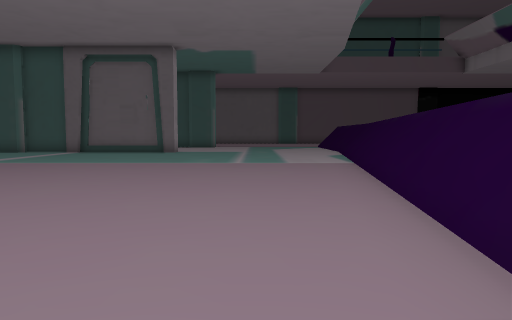
View 1 (above)

21 first-person views from a walk through a 3-D level made in the Unity game engine. The camera is 1.5 m above the floor, tilts 4° down and sees 70° across. The floor is counted in squares, 2 m on a side. Each view is taken from the middle of a square. On the plan, view 1 faces up. The plan holds only what a view shows up to about 11 squares ahead; the rest is blank. The place goes on beyond the plan. Some animated figures are not drawn.

View 2
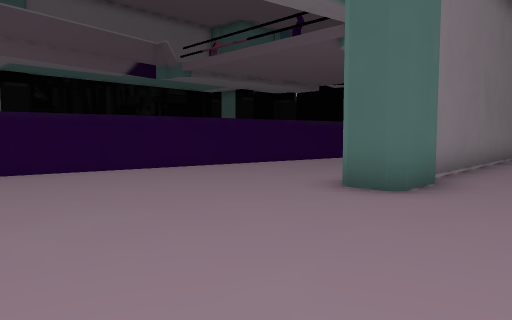

View 3
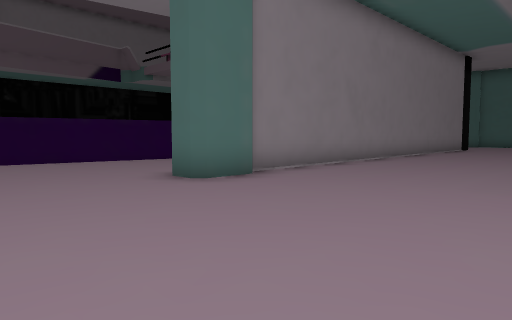

View 4
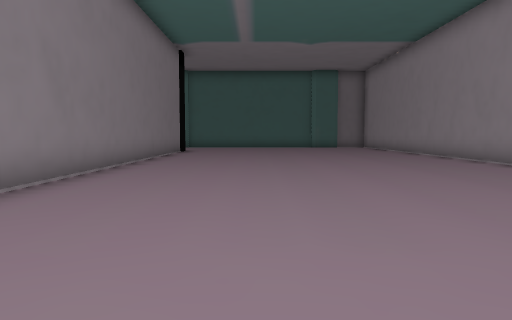

View 5
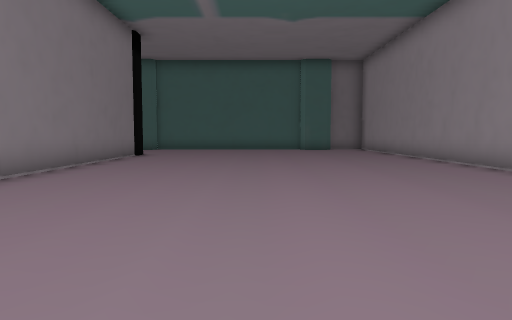

View 6
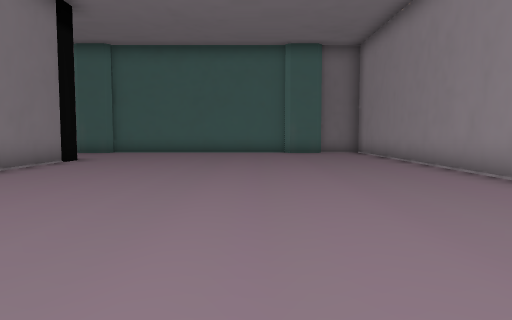

View 7
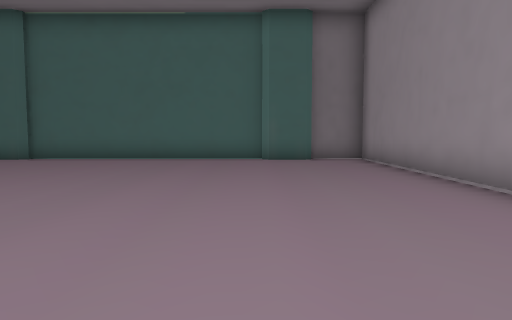

View 8
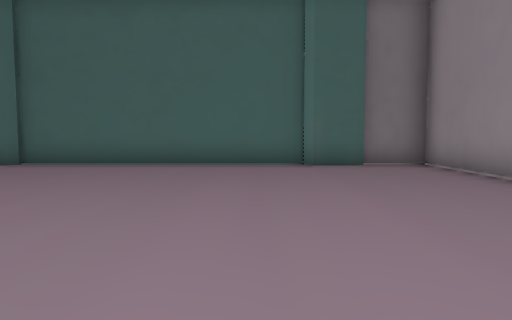

View 9
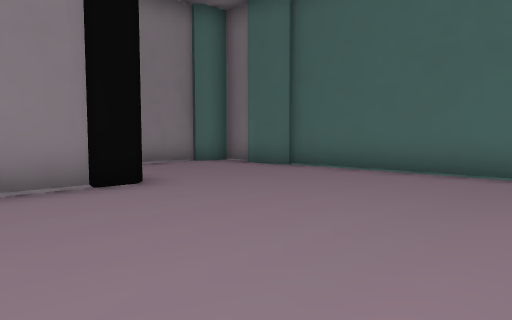

View 10
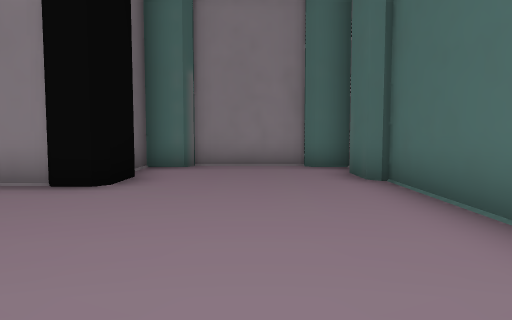

View 11
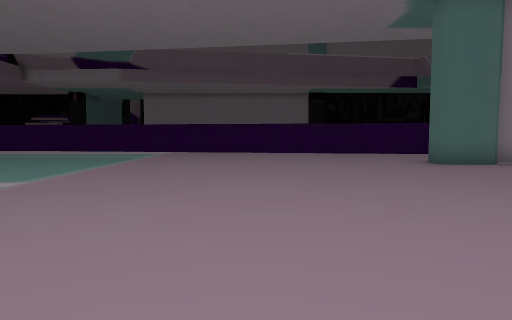

View 12
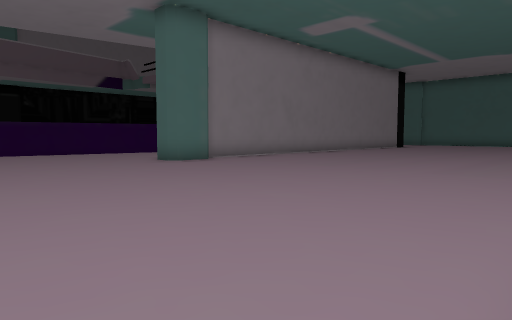

View 13
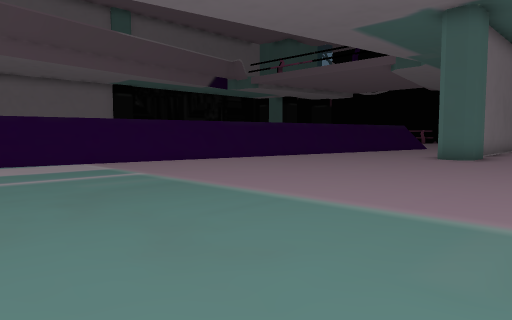

View 14
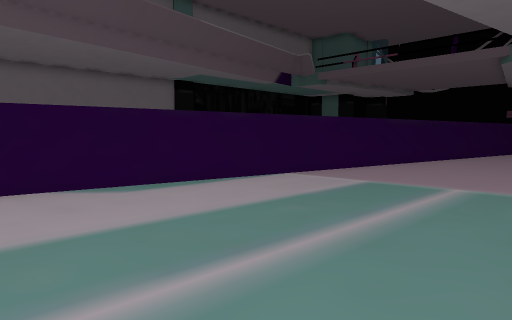

View 15
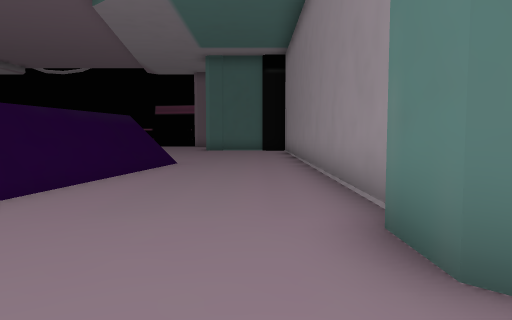

View 16
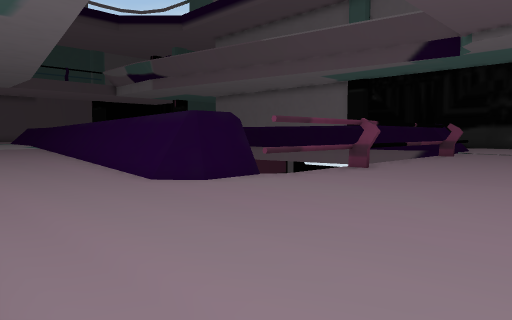

View 17
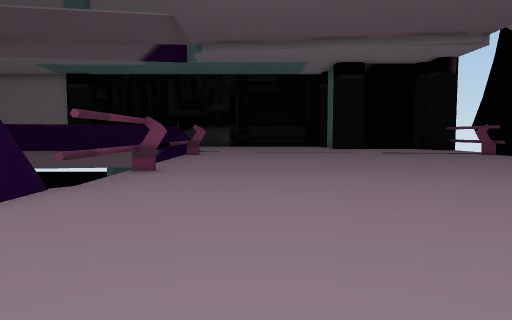

View 18
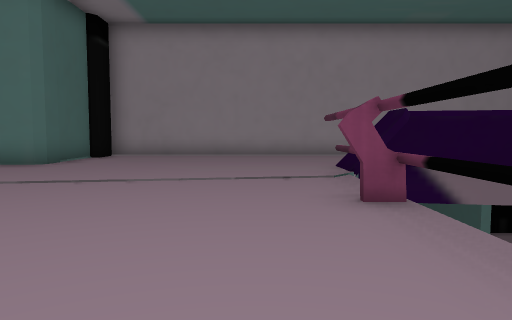

View 19
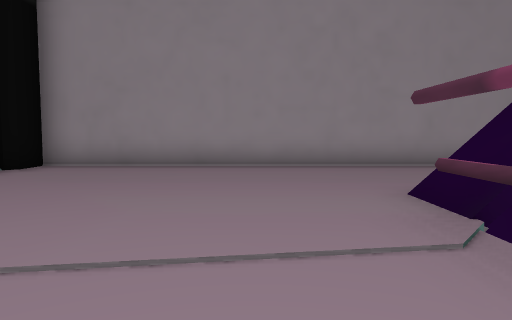

View 20
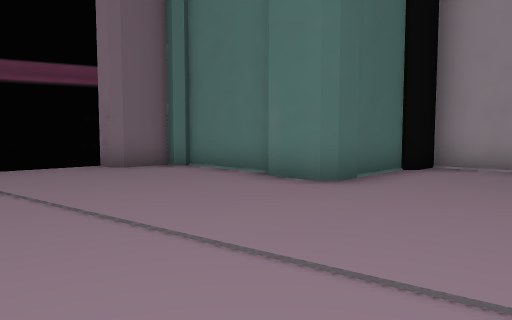

View 21
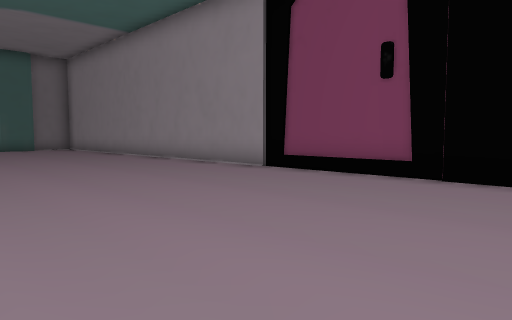

### Floor plan
Key: @ floor where view 1 was taken; # wall or solid block; x gap in a wall; . main floor; - floor 10.75 m lower than the main floor; / step, stairs or slope; = window, fence, low wall or low ledge; v drop or lower ground.
Columns run from 14 left of view 1 to 9 right of it. Each row starts with its distance up from view 1.
 15             . ..
 14              ...../
 13        . ........//
 12         .........#/
 11        ..........#/
 10       ...........#v
  9      ............#v
  8    ..............#v
  7  ................
  6  ...............#v
  5  ...............#v
  4  ...............#v
  3   ..............#v
  2   ..............=v
  1   ........##....=
  0   ........##..@#v
 -1  .........#....#v
 -2 #.........#....#v
 -3 #.........#....#v
 -4 =.........#... #v
 -5 =.........#...##
 -6 #.........#...=v
 -7 #.........#....#xvv-vvv
 -8 #.........#........#...
 -9 #.........#.............
-10 #.........#.............
-11 #.........#............
-12 #.........#............
-13 #.........#............
-14 #.........#####........
-15 #.............#........
-16 #.............#........
-17 #.............#....  ..
-18 #.............#....
-19 #..#.......##.##vvv
-20 ###########  #

Where each view was taken, in squares from view 1:
view 1: 0 up, 0 right, facing up
view 2: 6 up, 6 left, facing down-right
view 3: 5 up, 9 left, facing down-right
view 4: 2 up, 7 left, facing down
view 5: 1 down, 8 left, facing down
view 6: 4 down, 9 left, facing down
view 7: 8 down, 10 left, facing down
view 8: 10 down, 9 left, facing down
view 9: 12 down, 9 left, facing down-right
view 10: 17 down, 9 left, facing right
view 11: 6 up, 13 left, facing right
view 12: 7 up, 13 left, facing down-right
view 13: 13 up, 7 left, facing down-right
view 14: 15 up, 2 left, facing down-right
view 15: 3 up, 2 left, facing down
view 16: 12 down, 3 left, facing up-right
view 17: 10 down, 3 left, facing right
view 18: 9 down, 9 right, facing left
view 19: 9 down, 5 right, facing left
view 20: 11 down, 5 right, facing down-left
view 21: 0 up, 7 left, facing down-left
